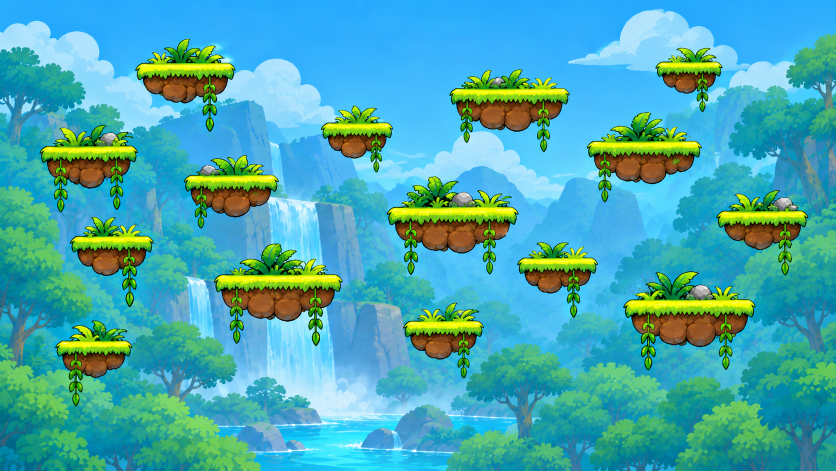
#> input picture fase-teresopolis/nature/ChatGPT Image Oct 1, 2026, 06_12_23 PM-1.png, 1672 x 941 px (shown at 1/2 size); its folder holds 4 pictures in this run
$ python hop_build.py
#> lines starting #> are read from the running program, lines starting #| are printed output that depends on the picture
import os as _os; _os.chdir(_os.path.join(_os.path.dirname(_os.path.abspath(__file__)), '..'))   # roda a partir da raiz do projeto
# Gera recortes e dados do Desafio 3 (subida infinita estilo Pou/Doodle Jump)
import json, glob, math
from PIL import Image
D = 'fase-teresopolis/nature'
P = json.load(open('tools/hop_platforms.json'))
#> (reads tools/hop_platforms.json from the repository)
P['h0'].append([0, 1672, 796])                       # chao da cena inicial (so aparece uma vez)
files = dict(zip(['h1','h2','h3','h4','h5','h0'], sorted(glob.glob(D + '/ChatGPT*.png')) + glob.glob(D + '/Colorful Jungle Waterfall*.png')))
H = 941
BOUNCE_H = 260          # altura do pulo automatico (px do mapa)
out = {'segs': {}}
for n, plats in P.items():
    # funde deteccoes duplicadas
    plats = sorted(plats, key=lambda p: (p[2], p[0])); keep = []
    for p in plats:
        dup = False
        for q in keep:
            ov = min(p[1], q[1]) - max(p[0], q[0])
            if ov > 0.6 * min(p[1] - p[0], q[1] - q[0]) and abs(p[2] - q[2]) < 26: dup = True; break
        if not dup: keep.append(p)
    plats = keep
    miny = min(p[2] for p in plats); maxy = max(p[2] for p in plats)
    if n == 'h0': top, bot = 0, H
    else: top, bot = max(0, miny - 70), min(H, maxy + 130)
    im = Image.open(files[n]).convert('RGB').crop((0, top, 1672, bot))
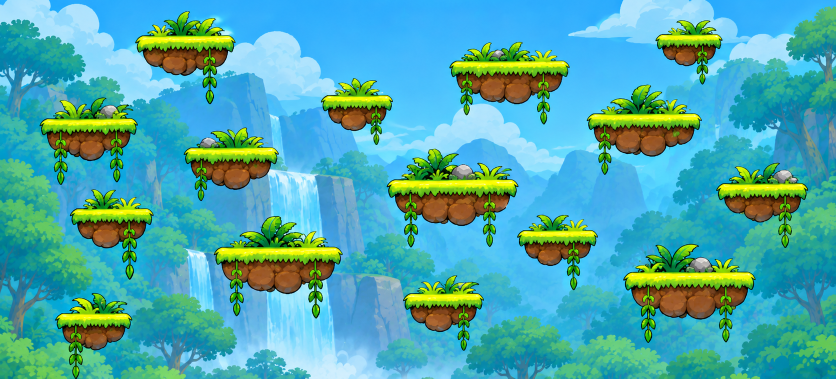
#> im: PIL image 1672x757 RGB (shown at 1/2 size); mean R, G, B 77.9, 170.4, 173.1
    im.save(f'{D}/hop_{n}.jpg', quality=90)
    out['segs'][n] = dict(top=top, bot=bot, miny=miny, maxy=maxy, plats=[[a, b, y - top] for a, b, y in plats])
    # confere alcance vertical: cada ilha (menos a mais baixa) deve ter outra abaixo, a ate 240 px e alcancavel na horizontal (com wrap)
    bad = []
    for p in plats:
        if p[2] == maxy: continue
        ok = False
        for q in plats:
            dy = q[2] - p[2]
            if 20 <= dy <= BOUNCE_H - 20:
                gap = max(0, max(p[0], q[0]) - min(p[1], q[1]))
                gap = min(gap, 1672 - (max(p[1], q[1]) - min(p[0], q[0])) if False else gap)
                if gap <= 380 or (1672 - max(p[1], q[1]) + min(p[0], q[0])) <= 380: ok = True; break
        if not ok: bad.append(p)
    print(n, len(plats), 'crop', top, bot, 'miny', miny, 'maxy', maxy, 'sem acesso:', bad)
#> pass 2 of the loop `for n, plats in P.items():`:
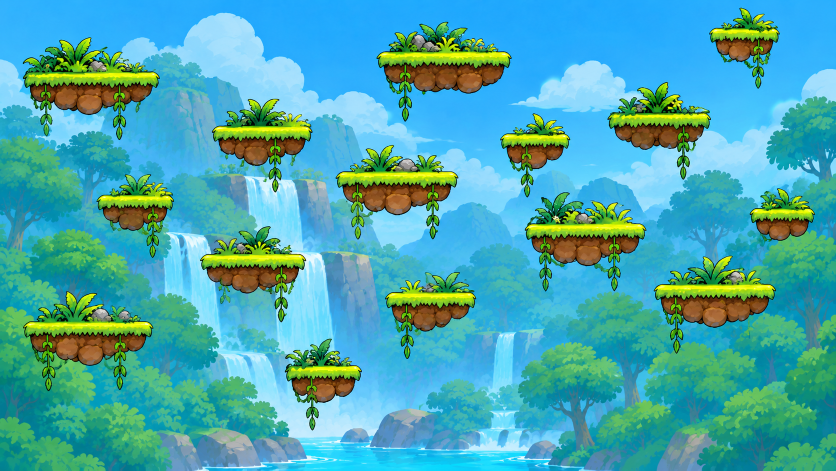
#> input picture fase-teresopolis/nature/ChatGPT Image Oct 1, 2026, 06_12_26 PM-3.png, 1672 x 941 px (shown at 1/2 size)
#> `im = Image.open(files[n]).convert('RGB').crop((0, top, 1672, bot))`:
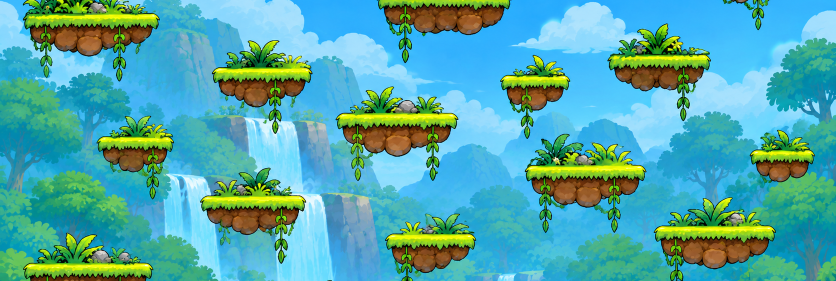
#> im: PIL image 1672x562 RGB (shown at 1/2 size); mean R, G, B 82.6, 169.3, 169.7
#> pass 3 of the loop `for n, plats in P.items():`:
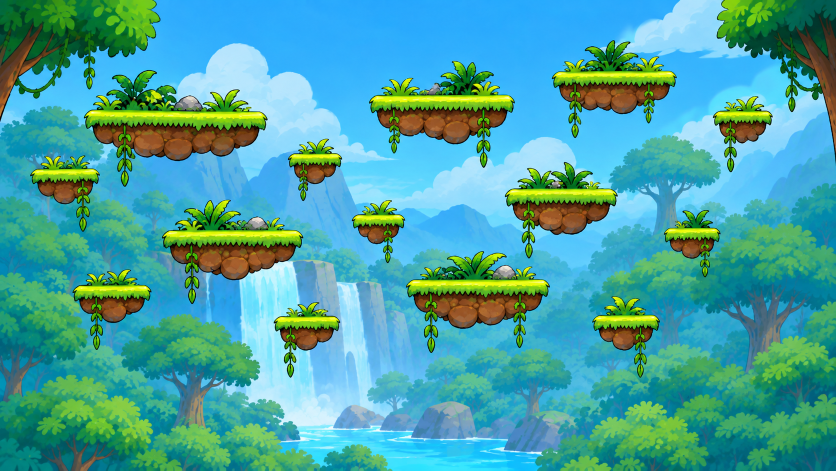
#> input picture fase-teresopolis/nature/ChatGPT Image Oct 1, 2026, 06_12_28 PM-4.png, 1672 x 941 px (shown at 1/2 size)
#> `im = Image.open(files[n]).convert('RGB').crop((0, top, 1672, bot))`:
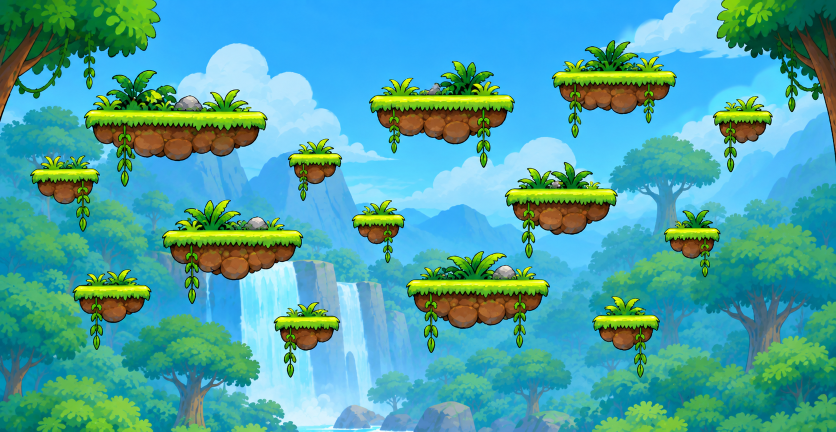
#> im: PIL image 1672x863 RGB (shown at 1/2 size); mean R, G, B 76.1, 164.6, 164.6
#> (the run stopped early here; a loop or call above may not have finished)
